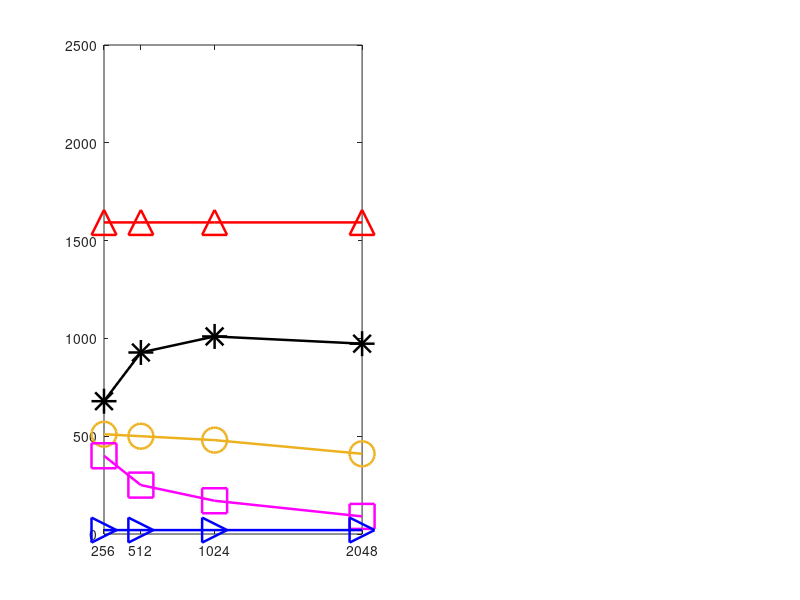

MATLAB code to generate this figure: (Note: this script raises an error after producing the figure.)
figure;

QRF_arr = [1593, 1593, 1593, 1593];
ICQRRP_LU = [679, 928, 1010, 973];
ICQRRP_QP3 = [510, 500, 480, 410];
HQRRP = [400, 250, 170, 90]; 
QP3 = [20, 20, 20, 20]; 

subplot(1, 2, 1); 
x = [256, 512, 1024, 2048];
plot(x, QRF_arr, '-^', 'Color', 'red', "MarkerSize", 18,'LineWidth', 1.8)
hold on
plot(x, ICQRRP_LU, '-*', 'Color', 'black', "MarkerSize", 18,'LineWidth', 1.8)
hold on
plot(x, ICQRRP_QP3, '-o', 'Color', '#EDB120', "MarkerSize", 18,'LineWidth', 1.8)
hold on
plot(x, HQRRP, '-s', 'Color', 'magenta', "MarkerSize", 18,'LineWidth', 1.8)
hold on
plot(x, QP3, '->', 'Color', 'blue', "MarkerSize", 18,'LineWidth', 1.8)

xticks([256 512 1024 2048]);
xlim([256 2048]);
ylim([0 2500]);
ax = gca;
ax.FontSize = 15; 
grid on
title('CPU Performance')
ylabel('GFLOP/s', 'FontSize', 15);
xlabel('Block size', 'FontSize', 15); 
lgd=legend('UNPIVOTED QR', 'OUR QRCP', 'OUR QRCP SLOW', 'RIVAL QRCP', 'STANDARD QRCP')
lgd.FontSize = 20;
ax = gca
ax.XAxis.FontSize = 25;
ax.YAxis.FontSize = 25;

Data_in = dlmread('32k_gpu.txt');
rows = 2^14;
cols = 2^14;

geqrf_gflop = (2 * rows * cols^2 - (2 / 3) * cols^3 + rows * cols + cols^2 + (14 / 3) * cols) / 10^9;
for i = 1:28
    Data_out(i, 1) = geqrf_gflop / (Data_in(i, 4) / 10^3); %#ok<AGROW> % ICQRRP_GPU_best
    Data_out(i, 2) = geqrf_gflop / (Data_in(i, 5) / 10^3); %#ok<AGROW> % QRF_GPU
    Data_out(i, 3) = geqrf_gflop / (Data_in(i, 6) / 10^3); %#ok<AGROW> % QRF_GPU
end

subplot(1, 2, 2); 
x = [32, 64, 96, 128, 160, 192, 224, 256, 288, 320, 352, 384, 416, 448, 480, 512, 640, 768, 896, 1024, 1152, 1280, 1408, 1536, 1664, 1792, 1920, 2048];
plot(x, Data_out(:, 3), '-^', 'Color', 'red', "MarkerSize", 18,'LineWidth', 1.8)
hold on 
plot(x, Data_out(:, 1), '-*', 'Color', 'black', "MarkerSize", 18,'LineWidth', 1.8)
hold on
plot(x, Data_out(:, 2), '-*', 'Color', 'cyan', "MarkerSize", 18,'LineWidth', 1.8)
hold on
xticks([32, 280, 512, 1024, 2048]);
xlim([32 2048]);
ax = gca;
ax.FontSize = 15; 
grid on
title('GPU Performance')
xlabel('Block size', 'FontSize', 15); 
lgd=legend('UNPIVOTED QRF', 'OUR QRCP + QRF PANEL', 'OUR QRCP + CholQR PANEL')
lgd.FontSize = 20;
ax = gca
ax.XAxis.FontSize = 25;
ax.YAxis.FontSize = 25;




